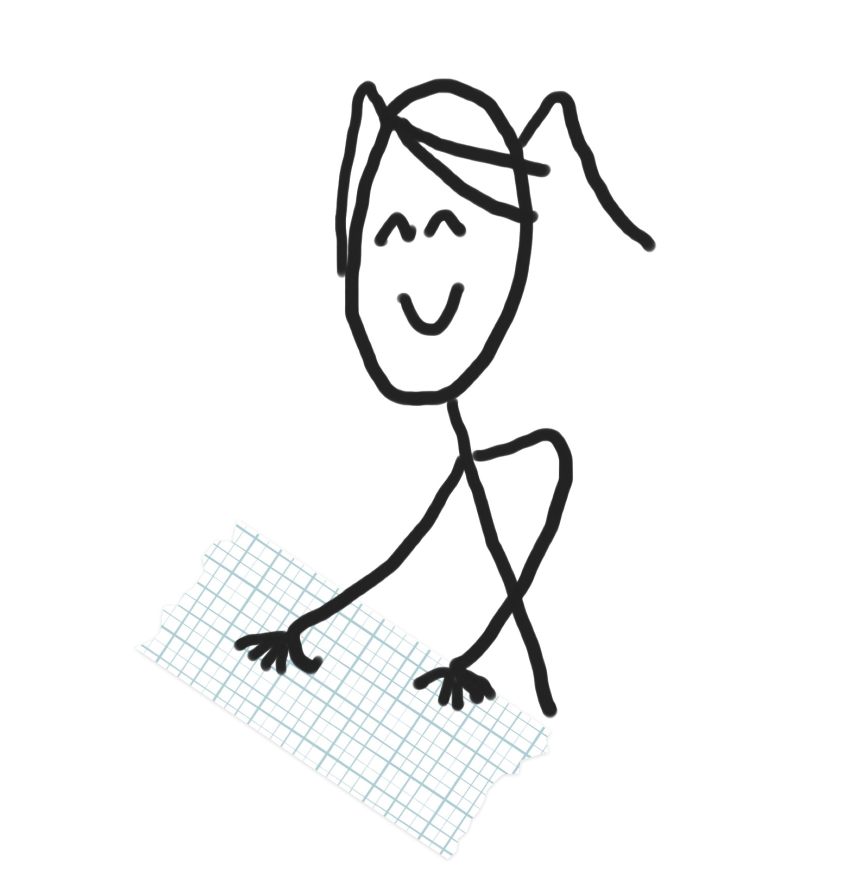
#> input picture typing.jpg, 1695 x 1750 px (shown at 1/2 size)
$ jupyter execute circle_crop.ipynb
#> lines starting #> are read from the running program, lines starting #| are printed output that depends on the picture; after the words box and inside, x2 and y2 are one past the last pixel; in counts of white or black regions, pixels touching at a corner belong together
[cell 1]
from PIL import Image, ImageDraw, ImageFilter

[cell 2]
filename = 'typing'
im_rgb = Image.open(filename+".jpg")
#> im_rgb is the input picture: PIL image 1695x1750 RGB; mean R, G, B 242.4, 242.8, 242.9

width, height = im_rgb.size
#> width = 1695; height = 1750
newsize = (200, 200)
im_resize = im_rgb.resize(newsize)
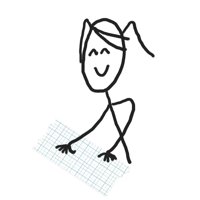
#> im_resize: PIL image 200x200 RGB; mean R, G, B 242.2, 242.6, 242.7
print(f"The originial image size is: w = {width}, h = {height}")
#| The originial image size is: w = 1695, h = 1750
print(f"It is resized to: w = {newsize[0]}, h = {newsize[1]}")
im_resize.save(filename + '_resize.png')
im_resize

[cell 3]
# put alpha channel to the original image. In this example, the whole image is 50% transparent
im_resize_a = im_resize.copy()
im_resize_a.putalpha(128) # 50% transprency
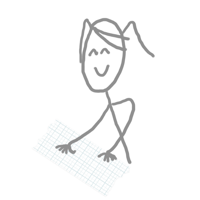
#> im_resize_a: PIL image 200x200 RGBA; mean R, G, B, A 242.2, 242.6, 242.7, 128; transparent parts drawn white
im_resize_a.save(filename + '_alpha.png')

[cell 4]
# Draw a white circle on a black background and set it to the alpha channel.
im_a = Image.new("L", im_resize.size, 0)
#> im_a: PIL image 200x200 L; every value is 0
draw = ImageDraw.Draw(im_a)

start_x = 50
start_y = 10
w = 100
h = 100
draw.ellipse((start_x, start_y, start_x+w, start_y+h), fill=255)

[cell 5]
# Crop with solid boudary
im_resize.putalpha(im_a)
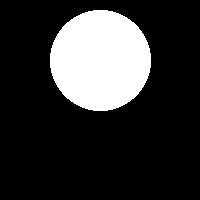
#> im_a: PIL image 200x200 L; 20% white; 1 white region, box (x1, y1, x2, y2) and area: (50, 10, 151, 111) 8005
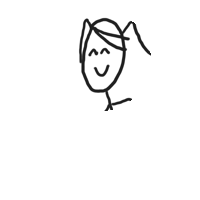
#> im_resize: PIL image 200x200 RGBA; mean R, G, B, A 242.2, 242.6, 242.7, 51; transparent parts drawn white
im_resize_crop = im_resize.crop((start_x, start_y, start_x+w, start_y+h))
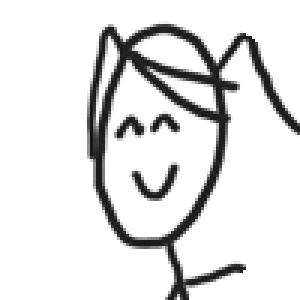
#> im_resize_crop: PIL image 100x100 RGBA (shown 3 times larger); mean R, G, B, A 224.8, 224.8, 224.8, 203.4; transparent parts drawn white
im_resize_crop.save(filename + '_cirlce.png')
im_resize_crop

[cell 6]
#Crop with blurred boudary
margin = 10 # choose the margin larger tha gaussian number, doulbe seem good
im_a_blur = im_a.filter(ImageFilter.GaussianBlur(5))
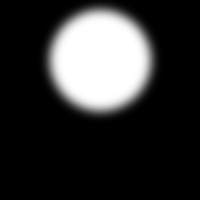
#> im_a_blur: PIL image 200x200 L; min 0, max 255, mean 51
im_g = im_resize.copy()
im_g.putalpha(im_a_blur)
im_g_crop = im_g.crop((start_x-margin, start_y-margin, start_x+w+margin, start_y+h+margin))
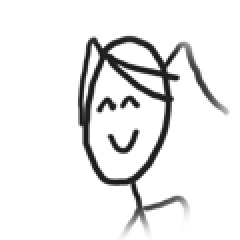
#> im_g_crop: PIL image 120x120 RGBA (shown 2 times larger); mean R, G, B, A 232.3, 232.3, 232.3, 141.7; transparent parts drawn white
im_g_crop.save(filename + '_blur.png')
im_g_crop
